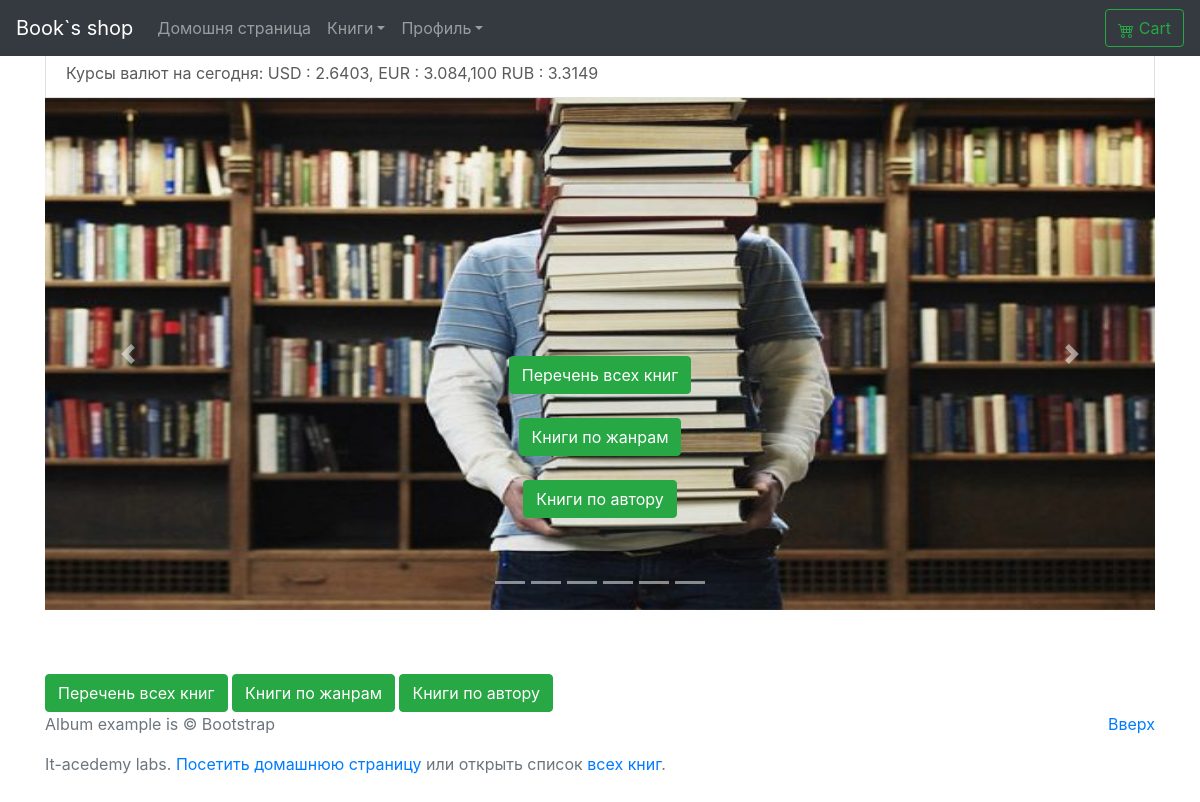
The page / on the database its author committed.
### home_page/models.py (models this page shows)
class CourseData(models.Model):
    create=models.DateField(
        verbose_name="Текущая дата",
    )
    usd=models.FloatField(
        verbose_name='USD',
        blank=True,
        null=True
    )
    eur=models.FloatField(
        verbose_name='EUR',
        blank=True,
        null=True
    )
    rub=models.FloatField(
        verbose_name='RUB',
        blank=True,
        null=True
    )

### books/models.py (models this page shows, shortened)
class Books(models.Model):
    name=models.CharField(
        verbose_name="Имя книги",
        max_length=100
    )
    description = models.TextField(
        verbose_name='Описание книги',
        null=True,
        blank=True
    )
    picture=models.ImageField(
        verbose_name="Фото обложки",
        upload_to="books-pic",
        null=True,
        blank=True,
        default="books-pic/default.jpg"
    )
    price=models.DecimalField(
        verbose_name="Цена",
        max_digits=5,
        decimal_places=2,
        default=00.00
    )
    author=models.ManyToManyField(
        'Author',
        verbose_name="Автор",
        related_name="books_author"
    )
    series=models.ManyToManyField(
        'Series',
        verbose_name="Серия",
        related_name="series_books",
        blank=True,
    )
    genre=models.ManyToManyField(
        'Genre',
        verbose_name="Жанр",
        related_name="genre_books"
    )
    publishing_year=models.PositiveSmallIntegerField (
        verbose_name="Год издания",
        default=2020
    )
    count_page=models.IntegerField(
        verbose_name="Кол-во страниц",
        default=100
    )
    binging=models.ForeignKey(
        'Binging',
        verbose_name="Переплёт",
        on_delete=models.PROTECT,
        default=1
    )
    format_book=models.CharField(
        verbose_name="Формат",
        default="99x99",
        max_length=15
    )
    isbn=models.CharField(
        verbose_name="ISBN",
        default="999-1-88877-6",
        max_length=15
    )
    weight=models.PositiveSmallIntegerField(
        verbose_name="Вес(гр.)",
        default="100"
    )
    age_limit=models.CharField(
        verbose_name="Ограничение по возрасту",
        default="6+",
        max_length=3
    )
    publisher=models.ManyToManyField(
        'Publisher',
        verbose_name="Издательство",
        related_name="publisher_books"
    )
    count_book=models.IntegerField(
        verbose_name="Ко-во книг в наличии",
        default=100
    )
    availability=models.BooleanField(
        verbose_name="Наличие книги",
        default=True
    )
    rating=models.FloatField(
        verbose_name="Рейтинг",
        validators=[MinValueValidator(0), MaxValueValidator(10)],
        default=9
    )
    created=models.DateField(
        verbose_name="Дата внесения в каталог",
        auto_now=False,
        auto_now_add=True
    )
    updated=models.DateField(
        verbose_name="Дата последнего изменения",
        auto_now=True,
        auto_now_add=False
    )
    user=models.ForeignKey(
        User,
        on_delete=models.PROTECT,
        default=2
    )

### home_page/views.py (the view)
# urls.py: path('',Home_page.as_view(),name='home_page'),
class Home_page(ListView):
    BASE_DIR = os.path.dirname(os.path.dirname(os.path.abspath(__file__)))
    print('OS_PATH:',os.path.join(BASE_DIR,'static'))
    model=Books
    template_name='home_page/home_page.html'
    def get_context_data(self, **kwargs):
        context = super().get_context_data(**kwargs)
        cd=datetime.now().date()
        dbcd=CourseData.objects.last()
        print(dbcd.create)
        print(cd)
        context['USD']=dbcd.usd
        context['EUR']=dbcd.eur
        context['RUB']=dbcd.rub
        cdn,created=CourseData.objects.get_or_create(
            create=cd,
            usd=context['USD'],
            eur=context['EUR'],
            rub=context['RUB'],
            defaults={
            }
            )
        if created:
            print("запрос выполнент, данные занесены в БД")
        return context
    def get_queryset(self):
        return self.model.objects.all().filter(availability=True).order_by('created')[:5]

### home_page/templates/home_page/home_page.html (shortened to what this page needs)
{% extends "base.html" %}
{% load crispy_forms_tags %}
    {% block main %}
    <div class="container" >
            <marquee class="list-group-item" behavior="scroll" direction="left">Курсы валют на сегодня: USD : {{USD}}, EUR : {{EUR}},100 RUB : {{RUB}}</marquee>
        <div id="carouselExampleIndicators" class="carousel slide" data-ride="carousel" >
            <ol class="carousel-indicators" >
                {% for object in object_list %}
                <li data-target="#carouselExampleIndicators" data-slide-to="{{object.pk}}" class=""></li>
                {% endfor %}
                <li data-target="#carouselExampleIndicators" data-slide-to="6" class=""></li>
            </ol>
            <div class="carousel-inner" >
                <div class="carousel-item active">
                    <img data-src="holder.js/800x400?auto=yes&amp;bg=666&amp;fg=444&amp;text=Second __s_slide" alt="Second __ss__
                     slide [800x400]" src="/media/home_page_image.jpg" data-holder-rendered="true">
                    <div class="carousel-caption d-none d-md-block">
                        <a href="{% url 'CRUDL_books:list'%}" class="btn btn-success">Перечень всех книг</a><br><br>
                        <a href="{% url 'CRUDL_books:genre_list'%}" class="btn btn-success">Книги по жанрам</a><br><br>
                        <a href="{% url 'CRUDL_books:author_list' %}" class="btn btn-success">Книги по автору</a><br><br>
                    </div>
                </div>
            </div>
            <a class="carousel-control-prev" href="#carouselExampleIndicators" role="button" data-slide="prev">
                <span class="carousel-control-prev-icon" aria-hidden="true"></span>
            </a>
            <a class="carousel-control-next" href="#carouselExampleIndicators" role="button" data-slide="next">
                <span class="carousel-control-next-icon" aria-hidden="true"></span>
            </a>
        </div>
    </div>
    <div class="container">
                    <div clas="row">
                        <a href="{% url 'CRUDL_books:list'%}" class="btn btn-success">Перечень всех книг</a>
                        <a href="{% url 'CRUDL_books:genre_list'%}" class="btn btn-success">Книги по жанрам</a>
                        <a href="{% url 'CRUDL_books:author_list' %}" class="btn btn-success">Книги по автору</a>
                    </div>
                    </div>
{% endblock main %}

### test_hello_word/static/css/carousel.css (style rules this page uses)
body { padding-top: 3rem; padding-bottom: 3rem; color: #5a5a5a; }
.carousel { margin-bottom: 4rem; }
.carousel-caption { bottom: 3rem; z-index: 10; }
.carousel-item { height: 32rem; }
.carousel-item > img { position: absolute; top: 0; left: 0; min-width: 100%; height: 32rem; }

### rows shown on the page
CourseData: usd "2.6403", eur "3.084", rub "3.3149"
